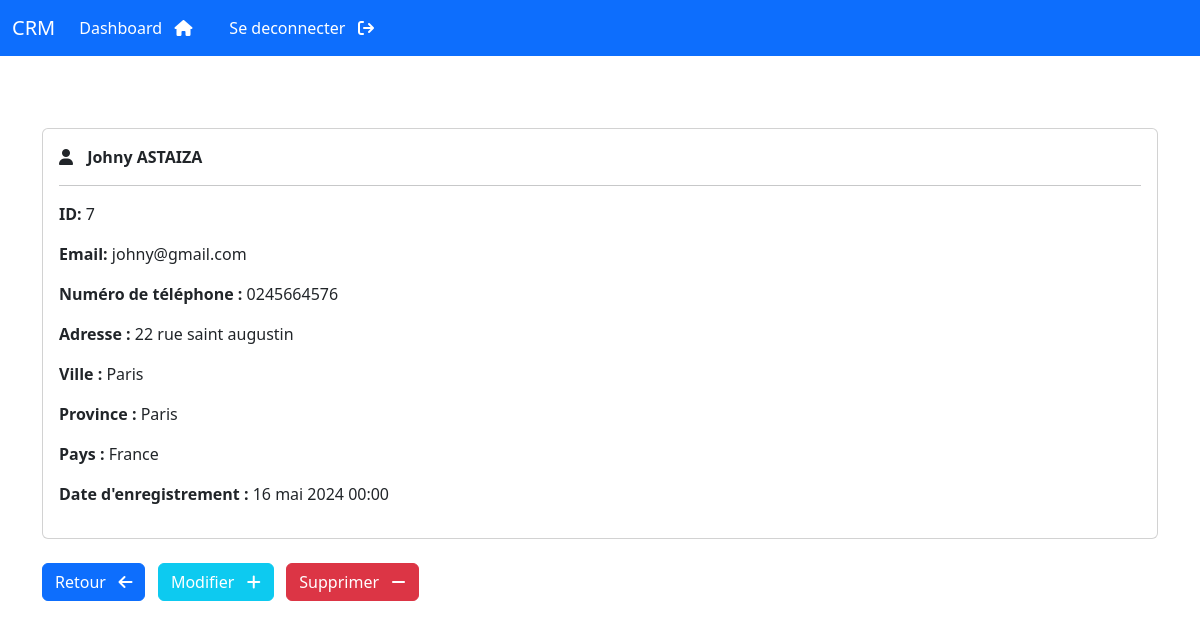
Page /voir-informations/7 (signed in) on the committed database.
### webapp/models.py (models this page shows, shortened)
class Customer(models.Model):
    date_creation = models.DateTimeField( auto_now_add=True)
    prenom = models.CharField(max_length=150)
    nom = models.CharField(max_length=150)
    email = models.CharField(max_length=200)
    telephone = models.CharField(max_length=20)
    adresse = models.CharField(max_length=500)
    ville = models.CharField(max_length=150)
    province = models.CharField(max_length=150)
    pays = models.CharField(max_length=150)

### webapp/views.py (the view)
# urls.py: path('voir-informations/<int:pk>', voir_infos, name="voir-informations"),
@login_required(login_url='login')
def voir_infos(request, pk):
    infos = Customer.objects.get(id=pk)
    return render(request, 'webapp/voir.html', {'infos':infos})

### webapp/templates/webapp/voir.html (shortened to what this page needs)
{% extends 'webapp/base.html'%}
{% block content %}
<br><br>
<div class="card">
    <div class="card-body">
        <i class="fa-solid fa-user"></i>
        <strong style="margin: 10px ;" >
            {{infos.prenom }}
            {{ infos.nom|upper }}
        </strong>
        <hr>
        <p><strong>ID: </strong> {{ infos.id }}</p>
        <p><strong>Email: </strong> {{ infos.email }}</p>
        <p><strong>Numéro de téléphone : </strong> {{ infos.telephone }}</p>
        <p><strong>Adresse : </strong> {{ infos.adresse }}</p>
        <p><strong>Ville : </strong> {{ infos.ville }}</p>
        <p><strong>Province : </strong> {{ infos.province }}</p>
        <p><strong>Pays : </strong> {{ infos.pays }}</p>
        <p><strong>Date d'enregistrement : </strong> {{ infos.date_creation }}</p>
    </div>
</div>
<br>
<a href="{% url 'dashboard' %}" class="btn btn-primary">   Retour &nbsp; <i class="fa-solid fa-arrow-left"></i>  </a>
<a href="{% url 'modifier-informations' infos.id %}" class="btn btn-info text-white" > Modifier &nbsp; <i class="fa-solid fa-plus"></i></a>
<a href="{% url 'supprimer-informations' infos.id %}" class="btn btn-danger">Supprimer &nbsp; <i class="fa-solid fa-minus"></i></a>
{% endblock %}

### rows in the picture
Customer: prenom "Johny", nom "ASTAIZA", id "7", email "johny@gmail.com", telephone "0245664576", adresse "22 rue saint augustin", ville "Paris", province "Paris", pays "France", date_creation "16 mai 2024 00:00"
